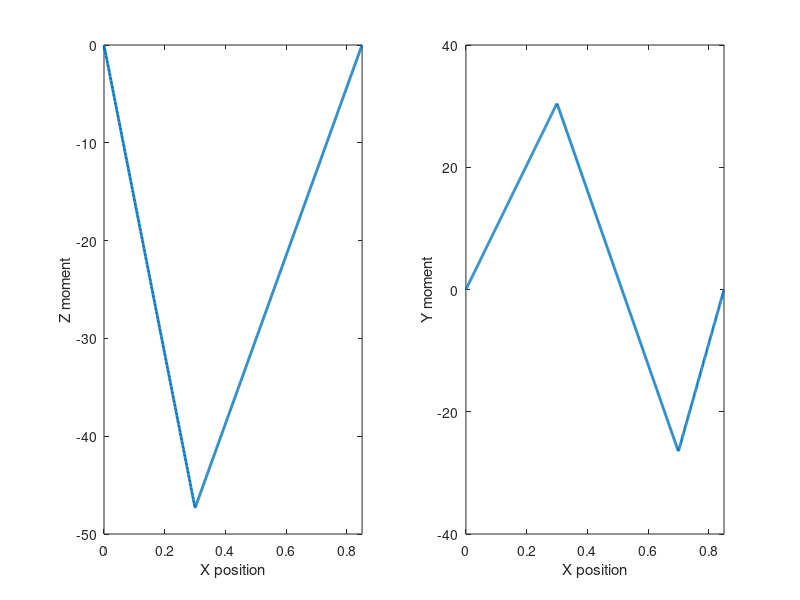
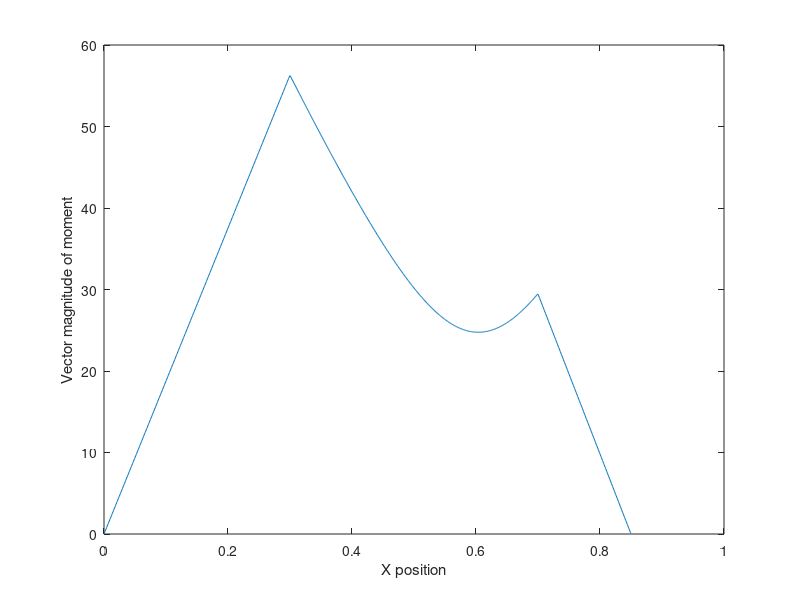
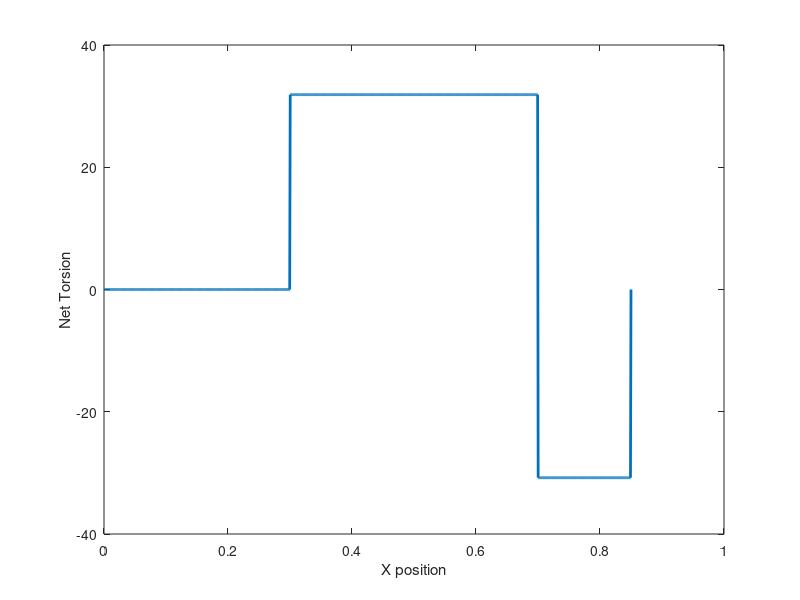

Recreate these plots in MATLAB, in order. (Note: this script raises an error after producing the figures.)
clear;
clc;

%% Compute the net moment from two moment diagrams

x = [0, .3, .7, .85]; % locations of loading
F_y = [-157.85, 243.95, 0, -81.6 ]; % forces in y
F_z = [101.54, -243.95, 318.75, -176.63]; % forces in z
T = [0, 31.875, -30.795, 0]; % torsion in shaft

Diam = 2.5; % inches
S_UT = 150E3; % psi

%%%%%%%% an interpolation vector
x_interp = linspace(x(1), x(end), 1000);

%%%%%%%% Construct the shear diagram
shear_y = cumsum(F_y);
shear_z = cumsum(F_z);

shear_y_interp = interp1(x, shear_y, x_interp, 'previous');
shear_z_interp = interp1(x, shear_z, x_interp, 'previous');

% figure(1)
% subplot(2,2,1);
% plot(x_interp, shear_y_interp,'LineWidth',2);
% axis([0, .85, -200, 200]);
% xlabel('X position');
% ylabel('XY shear');
% 
% subplot(2,2,2);
% plot(x_interp, shear_z_interp,'LineWidth',2);
% axis([0, .85, -200, 200]);
% xlabel('X position');
% ylabel('XZ shear');

%%%%%%%% Construct the moment diagram
moment_y_interp = cumtrapz(x_interp, shear_y_interp);
moment_z_interp = cumtrapz(x_interp, shear_z_interp);

figure(1)
subplot(1,2,1);
plot(x_interp, moment_y_interp, 'LineWidth',2);
axis([0, .85, -50, 0]);
xlabel('X position');
ylabel('Z moment');

subplot(1,2,2);
plot(x_interp, moment_z_interp,'LineWidth',2);
axis([0, .85, -40, 40]);
xlabel('X position');
ylabel('Y moment');


%%%%%%%% Construct the net torsion and net moment
total_moment_interp = sqrt(moment_y_interp.^2 + moment_z_interp.^2);

figure(2)
% subplot(2,1,1);
plot(x_interp, total_moment_interp)
xlabel('X position');
ylabel('Vector magnitude of moment');

figure(3)
 T_interp = interp1(x, T, x_interp, 'previous');
% subplot(2,1,2);
plot(x_interp, T_interp,'LineWidth',2)
% axis([0, 30, 0, 2000]);
xlabel('X position');
ylabel('Net Torsion');

%%%%%%%% Calculate alternating and mean stresses

sigma_a = 32*total_moment_interp ./ (pi * Diam.^3);
sigma_m = 16*T_interp ./ (pi * Diam.^3);

%%%%%%%% Calculate S_E and mean stresses

k_a = 11*(S_UT/1000)^(-0.65);       % hot rolle (equation takes in kpsi)
k_b = k_b_function(Diam);           % D < 2 inches
k_c = 1;
k_d = 1;
k_e = 1;


S_e = k_a*k_b*k_c*k_d*k_e*(0.5)*S_UT;

%%%%%%%% Calculate safety factor through shaft

SF = (sigma_a / S_e + sqrt(3)*sigma_m / S_UT).^(-1);

% figure(3)
% clf;
% subplot(3,1,1);
% plot(x_interp, total_moment_interp)
% xlabel('X position');
% ylabel('Vector magnitude of moment');

figure(3)
T_interp = interp1(x, T, x_interp, 'previous');
%subplot(3,1,2);
plot(x_interp, T_interp)
axis([0, 30, 0, 2000]);
xlabel('X position');
ylabel('Vector magnitude of moment');

subplot(3,1,3);
plot(x_interp, SF)
hold on
plot(x_interp, x_interp*0+1, 'k--')
axis([0, 30, 0, 10]);
xlabel('X position');
ylabel('Design safety factor');





%% functions
function out = k_b_function(Diam)
    if Diam < 2
        out = (Diam / 0.3)^(-0.107);
    else
        out = 0.91*(Diam)^(-0.157);
    end
    
end